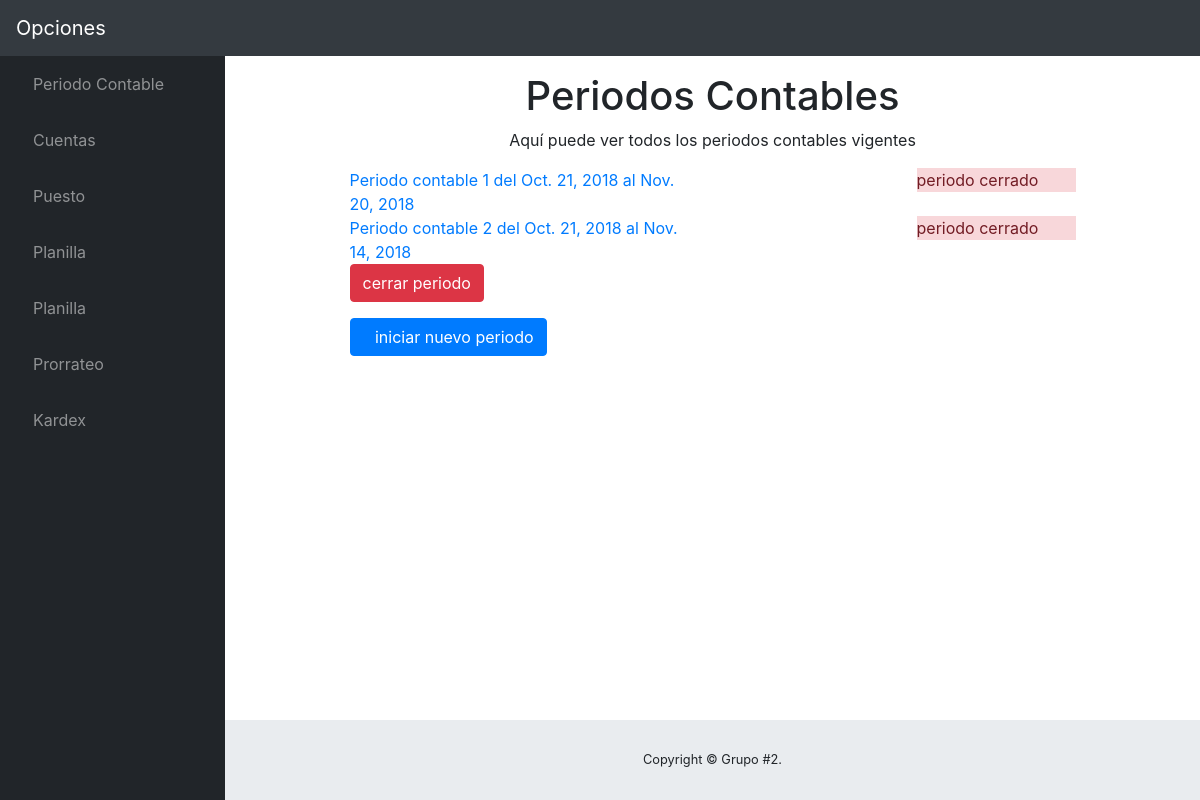
Before: /nuevoPeriodo/ with the older database file.
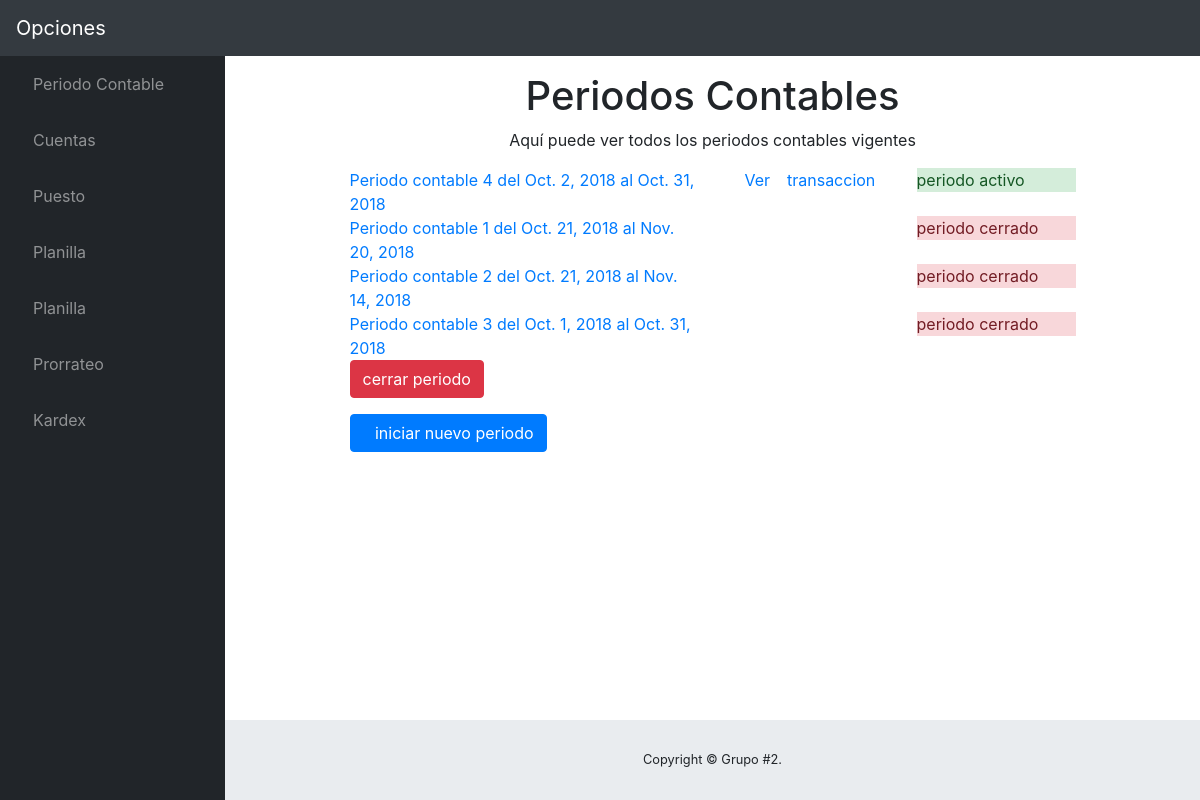
After: the same page with the newer database file.
### contable/models.py (models this page shows)
class PeriodoContable(models.Model):
	fecha_inicio = models.DateField()
	fecha_final = models.DateField()
	usr_aperturo = models.CharField(max_length=20, blank=False)
	usr_cerro = models.CharField(max_length=20, blank=True)
	activo = models.BooleanField(default=True)

### contable/views.py (the view)
# urls.py: url(r'^nuevoPeriodo/', nuevoPeriodo,name="nuevoPeriodo"),
def nuevoPeriodo(request):
	template=loader.get_template('Main/nuevoPeriodo.html')
	periodo = PeriodoContable.objects.all().order_by('-activo')
	mensaje=''
	if request.method=='POST':
		action = request.POST.get('action',None)
		i=1
		if action =='nuevo':
			if i > 0 :
				i=len(periodo)
				periodoanterior = periodo.get(pk=i)
				if periodoanterior.activo :
					mensaje ='Debe cerrar el periodo anterior para iniciar este'
					context={
					'periodo':periodo,
					'mensaje':mensaje,
					}
					return HttpResponse(template.render(context , request))
			fi = request.POST.get('fecha_inicio',None)
			ff = request.POST.get('fecha_final',None)
			us = request.POST.get('usuario',None)
			usf = 'desconocido'
			periodo1 = PeriodoContable()
			periodo1.fecha_inicio = fi
			periodo1.fecha_final =ff
			periodo1.usr_aperturo = us
			periodo1.usr_cerro =usf
			periodo1.save()
			if periodo1.fecha_inicio == periodo1.fecha_final :
				mensaje='no puede ingresar la misma fecha inicial y final, pero por ser pruebas admito lo que sea XD por ahorita, enrealidad solo pedira la fecha de inicio y a esta se le sumara un mes'
			periodo = PeriodoContable.objects.all()
			context={
				'periodo':periodo,
				'mensaje':mensaje,
			}
			return HttpResponse(template.render(context , request))
		elif action=='cerrar' :
			if i>0 :
				i=len(periodo)
				periodocerrar = periodo.get(pk=i)
				periodocerrar.activo=False
				periodocerrar.save()
				periodo = PeriodoContable.objects.all()
				context={
					'periodo':periodo,
					'mensaje':mensaje,
				}
				return HttpResponse(template.render(context , request))
	context={
		'periodo':periodo,
		'mensaje':mensaje,
	}
	return HttpResponse(template.render(context , request))

### contable/templates/Main/nuevoPeriodo.html (shortened to what this page needs)
{% extends "Base/base.html" %}
{% block Contenido %}
<section class="container" style="width:80%">
	<h1 class="text-center">Periodos Contables</h1>
    <p class="text-center">Aquí puede ver todos los periodos contables vigentes</p>
	{% for p in periodo %}
        <div class="row">
            <div class="col-sm-6">
                <a href="{% url 'contable:estados' p.id %}" class="estilo">Periodo contable {{p.id}} del {{p.fecha_inicio}} al {{p.fecha_final}} </a>
            </div>
            {% if p.activo %}
                <div class="col-sm-3">
                    <a href="{% url 'contable:estados' p.id %}"><i class="fas fa-eye"></i> Ver</a>
                    <a href="{% url 'contable:reg_transaccion' p.id %}"><i class="fas fa-address-card"></i>transaccion</a>
                </div>
                <div class="col-sm-3">
                    <div class="alert-success">periodo activo</div>
                </div>
            {% else %}
                <div class="col-sm-3">
                </div>
                <div class="col-sm-3">
                    <div class="alert-danger">periodo cerrado</div>
                </div>
            {% endif %}
        </div>
	{% endfor %}
	<form method="POST">
		<p><input type="submit" name="cerrar" id="cerrar" value="cerrar periodo" class="btn btn-danger"></p>
	</form>
    <p><a href="" class="btn btn-primary" data-toggle="modal" data-target="#modalNewPeriodo"><i class="fas fa-plus"></i>iniciar nuevo periodo</a></p>
</section>
{% endblock Contenido %}

Changed rows visible on the page:
added PeriodoContable: id "4", fecha_inicio "Oct. 2, 2018", fecha_final "Oct. 31, 2018", activo True (drawn)
added PeriodoContable: id "3", fecha_inicio "Oct. 1, 2018", fecha_final "Oct. 31, 2018", activo "periodo cerrado"
